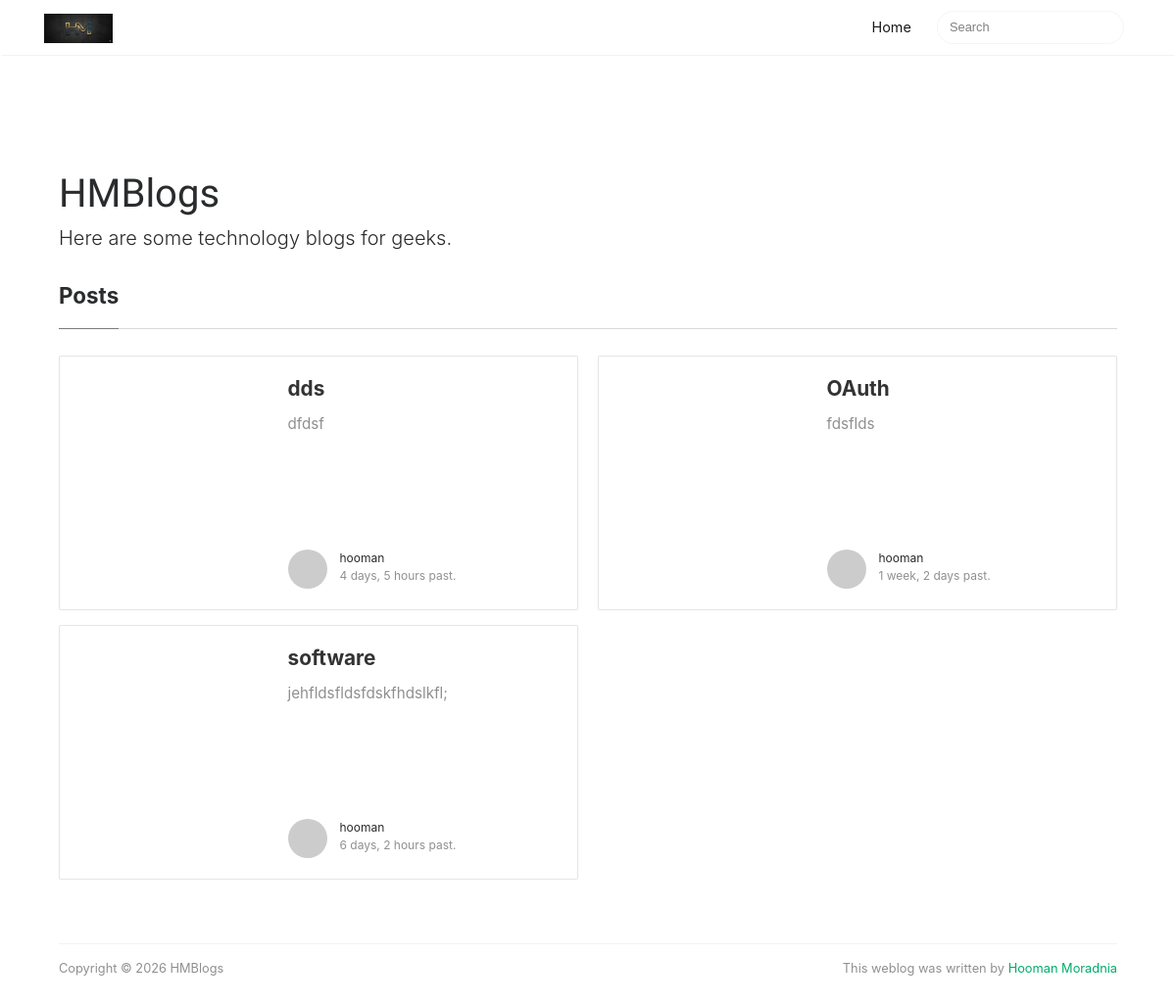
The page / on the database its author committed.
### weblog/models.py (models this page shows, shortened)
class Article(models.Model):
    POST_STATUS = (
        ('draft', 'Draft'),
        ('published', 'Published'),
    )
    title = models.CharField(max_length=200)
    content = models.TextField()
    author = models.ForeignKey('auth.User', on_delete=models.CASCADE, related_name='articles')
    created_at = models.DateTimeField(auto_now_add=True)
    updated_at = models.DateTimeField(auto_now=True)
    status = models.CharField(max_length=10, choices=POST_STATUS, default='draft')
    slug = models.SlugField(unique=True, blank=True)
    image = models.ImageField(upload_to='images/', blank=True, null=True)
    class Meta:
        ordering = ['-created_at']
    def get_absolute_url(self):
        return reverse('weblog:article_detail', kwargs={'slug': self.slug})
    objects = models.Manager()
    published = PublishedManager()

### weblog/views.py (the view)
# urls.py: path('', views.main_page, name='main_page'),
def main_page(request):
    articles = Article.published.all()
    return render(request, 'blogs/list.html', {'articles': articles})

### weblog/models.py (called while the page is built)
    def get_queryset(self):
        return super(PublishedManager, self).get_queryset().filter(status='published')

### weblog/templates/blogs/list.html (shortened to what this page needs)
{% extends 'base.html' %}
{% block content %}
	<div class="container">
		<div class="mainheading">
			<h1 class="sitetitle">HMBlogs</h1>
			<p class="lead">
				Here are some technology blogs for geeks.
			</p>
		</div>
		<section class="featured-posts">
			<div class="section-title">
				<h2><span>Posts</span></h2>
			</div>
			<div class="card-columns listfeaturedtag">
        {% for article in articles %}
				<div class="card">
					<div class="row">
						<div class="col-md-5 wrapthumbnail">
							<a href="{{ article.get_absolute_url }}">
								<div class="thumbnail" style="background-image:url('{{ article.image.url }}')">
								</div>
							</a>
						</div>
						<div class="col-md-7">
							<div class="card-block">
								<h2 class="card-title"><a href="{{ article.get_absolute_url }}">{{article.title}}</a></h2>
								<h4 class="card-text">{{article.content|truncatewords:20}}</h4>
								<div class="metafooter">
									<div class="wrapfooter">
										<span class="meta-footer-thumb">
											<img class="author-thumb"
													src="https://www.gravatar.com/avatar/e56154546cf4be74e393c62d1ae9f9d4?s=250&amp;d=mm&amp;r=x"
													alt="Sal">
										</span>
										<span class="author-meta">
											<span class="post-name">{{article.author}}</span><br />
											<span class="post-date">{{article.created_at|timesince}} past.</span>
										</span>
										<span class="post-read-more"><a href="post.html" title="Read Story"><svg
													class="svgIcon-use" width="25" height="25" viewbox="0 0 25 25">
												</svg></a></span>
									</div>
								</div>
							</div>
						</div>
					</div>
				</div>
        {% endfor %}
			</div>
		</section>
{% endblock content %}

### weblog/templates/base.html (shortened to what this page needs)
{% load static %}
<!DOCTYPE html>
<html lang="en">
<head>
    <link href="{% static 'assets/css/bootstrap.min.css' %}" rel="stylesheet">
    <link href="https://maxcdn.bootstrapcdn.com/font-awesome/4.7.0/css/font-awesome.min.css" rel="stylesheet">
    <link href="{% static 'assets/css/mediumish.css' %}" rel="stylesheet">
</head>
<body>
    <nav class="navbar navbar-toggleable-md navbar-light bg-white fixed-top mediumnavigation">
        <div class="container">
            <a class="navbar-brand" href="/">
                <img src="{% static 'assets/img/logo.png' %}" alt="logo" width="70 height="50">
            </a>
            <div class="collapse navbar-collapse" id="navbarsExampleDefault">
                <ul class="navbar-nav ml-auto">
                    <li class="nav-item active"><a class="nav-link" href="/">Home</a></li>
                </ul>
                <form class="form-inline my-2 my-lg-0">
                    <input class="form-control mr-sm-2" type="text" placeholder="Search">
                </form>
            </div>
        </div>
    </nav>
    <div class="container" style="margin-top: 80px;">
        {% block content %}
        {% endblock content %}
    </div>
    <div class="container">
        <div class="footer">
            <p class="pull-left">Copyright &copy; 2026 HMBlogs</p>
            <p class="pull-right">
                This weblog was written by <a target="_blank" href="https://github.com/HoomanMoradnia">Hooman Moradnia</a>
            </p>
            <div class="clearfix"></div>
        </div>
    </div>
</body>
</html>

### static/assets/css/mediumish.css (style rules this page uses)
body { padding-top:5rem; }
.mainheading { padding:1rem 0rem; }
a { color:#00ab6b; }
a,a:hover { transition:all 0.2s; }
.mediumnavigation { background:rgba(255,255,255,.97); box-shadow:0 2px 2px -2px rgba(0,0,0,.15); }
section { margin-bottom:20px; }
.section-title h2 { border-bottom:1px solid rgba(0,0,0,.15); margin-bottom:25px; font-weight:700; font-size:1.4rem; margin-bottom:27px; }
.section-title span { border-bottom:1px solid rgba(0,0,0,.44); display:inline-block; padding-bottom:20px; margin-bottom:-1px; }
@media (min-width:576px) { .card-columns.listfeaturedtag { -webkit-column-count:2; -moz-column-count:2; column-count:2; } }
@media (min-width:992px) { .navbar-toggleable-md .navbar-nav .nav-link { padding-right:.7rem; padding-left:.7rem; } }
.card-columns .card { margin-bottom:20px; }
.listfeaturedtag .wrapthumbnail { height:258px; flex:0 0 auto; }
.listfeaturedtag .card { border:1px solid rgba(0,0,0,.1); border-radius:2px; height:260px; padding-left:0; margin-bottom:15px; }
.listfeaturedtag .thumbnail { background-size:cover; height:100%; display:block; background-position:38% 22% !important; background-origin:border-box!important; border-top-left-radius:2px; }
.listfeaturedtag .card-block { padding-left:0; }
.listfeaturedtag h2.card-title,.listrecent h2.card-title { font-size:1.3rem; font-weight:700; line-height: 1.25; }
.listfeaturedtag h2.card-title a,.listrecent h2.card-title a { color:rgba(0,0,0,.8); }
.listfeaturedtag h4.card-text,.listrecent h4.card-text { color:rgba(0,0,0,.44); font-size:0.95rem; line-height:1.4; font-weight:400; }
.listfeaturedtag .wrapfooter { position:absolute; bottom:20px; font-size:12px; display:block; width:85%; }
.author-thumb { width:40px; height:40px; float:left; margin-right:13px; border-radius:100%; }
.author-meta { flex:1 1 auto; white-space:nowrap!important; text-overflow:ellipsis!important; overflow:hidden!important; }
span.post-name,span.post-date,span.author-meta { display:inline-block; }
span.post-date,span.post-read { color:rgba(0,0,0,.44); }
span.post-read-more { align-items:center; display:inline-block; float:right; margin-top:8px; }
span.post-read-more a { color:rgba(0,0,0,.44); }
.mediumnavigation .form-control { font-size:0.8rem; border-radius:30px; overflow:hidden; border:1px solid rgba(0,0,0,0.04); }
.mediumnavigation .form-inline { margin-left:15px; }
.mediumnavigation .navbar-brand { font-weight:500; }
.mediumnavigation .nav-item,.dropdown-menu { font-size:0.9rem; }
.mediumnavigation .navbar-brand img { max-height:30px; margin-right:5px; }
.mainheading h1.sitetitle { font-family:Righteous; }
.footer { border-top:1px solid rgba(0,0,0,.05)!important; padding-top:15px; padding-bottom:12px; font-size:0.8rem; color:rgba(0,0,0,.44); margin-top:50px; }
.card { border-radius:4px; }

### rows shown on the page
Article: title "dds", content "dfdsf", author "hooman", created_at "4 days, 5 hours"
Article: title "software", content "jehfldsfldsfdskfhdslkfl;", author "hooman", created_at "6 days, 2 hours"
Article: title "OAuth", content "fdsflds", author "hooman", created_at "1 week, 2 days"
